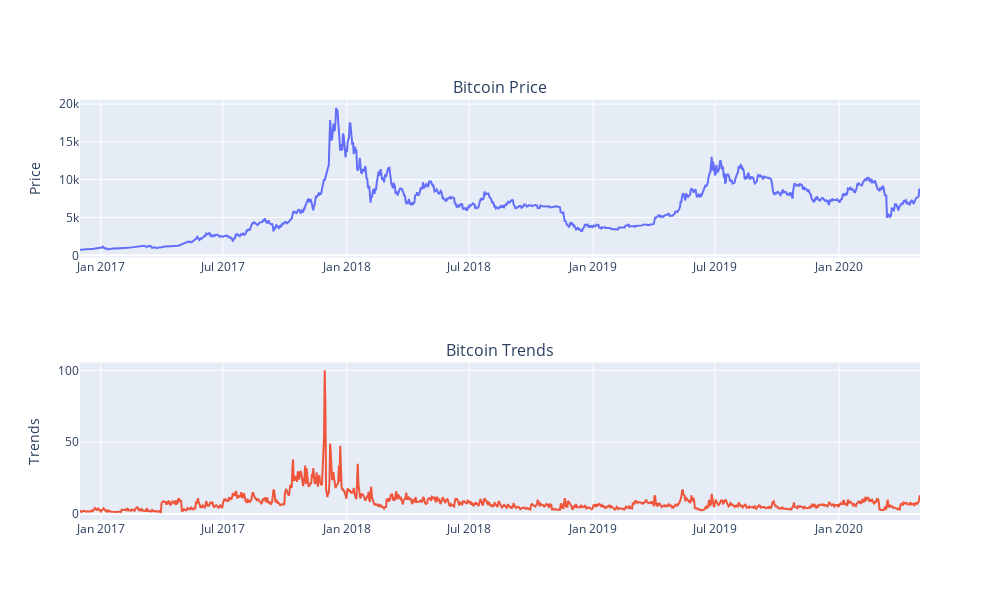

Notebook source saved alongside this figure:
### Code cell
fig = make_subplots(rows=2, cols=1, subplot_titles=("Bitcoin Price","Bitcoin Trends"))

fig.append_trace(go.Scatter(x=btc_trends.index,y=btc_trends.Price, name='Bitcoin Price'), row=1, col=1)
fig.append_trace(go.Scatter(x=btc_trends.index,y=btc_trends.Trends/100, name='Bitcoin Trends'), row=2, col=1)
# fig.append_trace(go.Scatter(x=btc_trends.index,y=btc_trends.Sent_mean, name='News Sentiment'), row=3, col=1)

fig.update_yaxes(title_text="Price", row=1, col=1)
fig.update_yaxes(title_text="Trends", row=2, col=1)

fig.update_layout(height=600, width=1000, showlegend=False)
fig.show()
pio.write_html(fig, file='../figs/lines_btc_pts.html', auto_open=True)

### Figure 1 — Plotly figure (JSON) as saved in the notebook; plotly's stock layout.template omitted (floating-point values rounded to 4 significant figures; data arrays with more than 128 entries replaced by an {"elided": "..."} marker saying what was removed)
{"data": [{"name": "Bitcoin Price", "type": "scatter", "x": {"elided": "1247 str values"}, "xaxis": "x", "y": {"elided": "1247 float values"}, "yaxis": "y"}, {"name": "Bitcoin Trends", "type": "scatter", "x": {"elided": "1247 str values"}, "xaxis": "x2", "y": {"elided": "1247 float values"}, "yaxis": "y2"}], "layout": {"annotations": [{"font": {"size": 16}, "showarrow": false, "text": "Bitcoin Price", "x": 0.5, "xanchor": "center", "xref": "paper", "y": 1, "yanchor": "bottom", "yref": "paper"}, {"font": {"size": 16}, "showarrow": false, "text": "Bitcoin Trends", "x": 0.5, "xanchor": "center", "xref": "paper", "y": 0.375, "yanchor": "bottom", "yref": "paper"}], "height": 600, "showlegend": false, "width": 1000, "xaxis": {"anchor": "y", "domain": [0, 1]}, "xaxis2": {"anchor": "y2", "domain": [0, 1]}, "yaxis": {"anchor": "x", "domain": [0.625, 1], "title": {"text": "Price"}}, "yaxis2": {"anchor": "x2", "domain": [0, 0.375], "title": {"text": "Trends"}}}}
